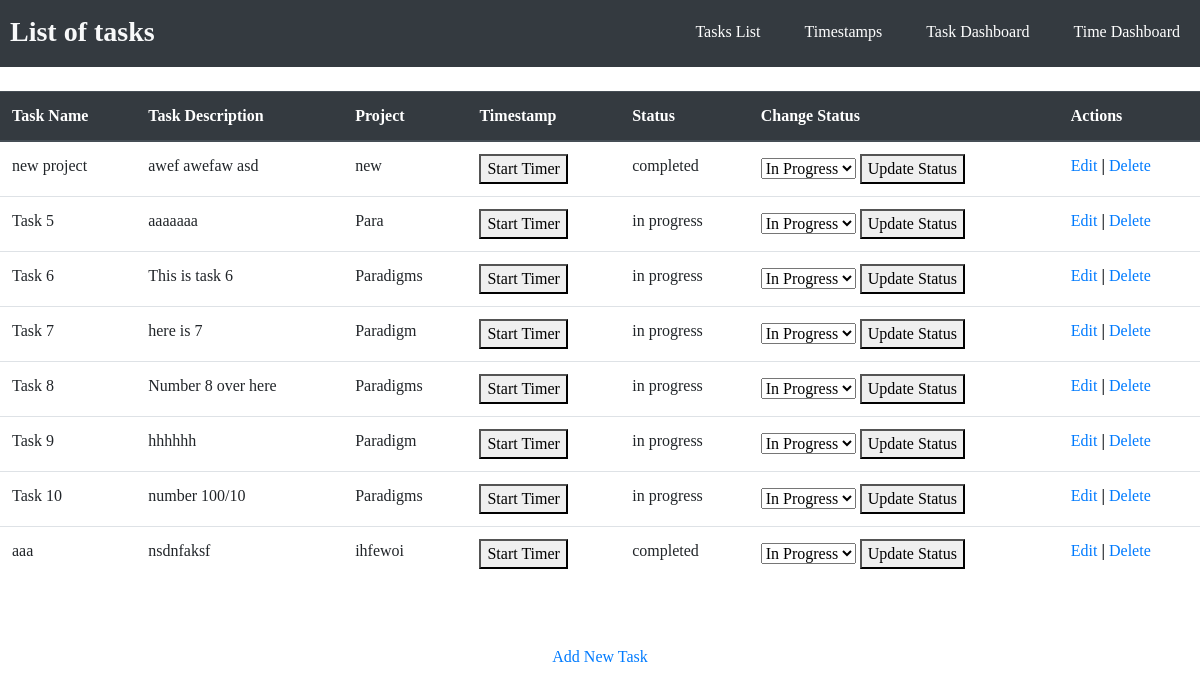
The app's page /show_tasks with its own data.
### tasks/models.py (models this page shows)
class Task(models.Model):
    task_name = models.CharField(max_length=100)
    task_description = models.TextField()
    timer_state = models.CharField(max_length=11, choices=TIMER_STATE, default='Start Timer') #Used to determine if the task should be tracking time to create a timestamp
    begin_time = models.DateTimeField(blank=True, null=True) #Needed to record start time of timestamps.
    project = models.CharField(max_length=100)
    status = models.CharField(max_length=11, choices=STATUSES, default='in progress')
    class Meta:
        db_table = "tasks"

### tasks/views.py (the view)
# urls.py: path('show_tasks', views.show_tasks),
def show_tasks(request):
    tasks = Task.objects.all()
    return render(request, "show_tasks.html", {'tasks':tasks})

### tasks/templates/show_tasks.html (shortened to what this page needs)
<!DOCTYPE html>
<head>
	<link rel="stylesheet" href="https://stackpath.bootstrapcdn.com/bootstrap/4.3.1/css/bootstrap.min.css">
</head>
<body>
<header>
	<div class="container_h">
		<h3 class="logo"><b>List of tasks</b></h3>
		<nav>
			<ul>
				<li><a href="/show_tasks">Tasks List</a></li>
				<li><a href="/show_timestamps">Timestamps</a></li>
				<li><a href="/show_task_dashboard">Task Dashboard</a></li>
				<li><a href="/show_time_dashboard">Time Dashboard</a></li>
			</ul>
		</nav>
	</div>
</header>
<br>
<table class="table">
    <thead class="thead-dark">
    <tr>
        <th>Task Name</th>
        <th>Task Description</th>
		<th>Project</th>
        <th>Timestamp</th>
        <th>Status</th>
		<th>Change Status</th>
        <th>Actions</th>
    </tr>
    </thead>
    <tbody>
{% for task in tasks %}
    <tr>
        <td>{{ task.task_name }}</td>
        <td>{{ task.task_description }}</td>
        <td>{{ task.project }}</td>
		<td>
			<form method="POST" action="/timestamp/{{task.id}}">
				<button type="submit">{{ task.timer_state }}</button>
			</form>
		</td>
        <td>{{ task.status }}</td>
		<td>
			<form method="POST" action="/status/{{task.id}}">
				<select id="id_status" name="status">
					<option value="in progress">In Progress</option>
				</select>
				<button type="submit">Update Status</button>
			</form>
		</td>
        <td>
            <a href="/edit_task/{{ task.id }}">Edit</a>
			<b> | </b>
            <a href="/delete_task/{{ task.id }}">Delete</a>
        </td>
    </tr>
{% endfor %}
    </tbody>
</table>
<br>
<br>
<center><a href="/add_task">Add New Task</a></center>
</body>
</html>

### tasks/templates/show_tasks.html (style rules this page uses)
html * { font-family: Verdana !important; }
header { background: #343a40; }
header::after { content: ''; display: table; clear: both; }
.logo { float: left; padding-top: 15px; margin-left: 10px; padding-bottom: 10px; border: none; }
nav { float: right; }
nav ul { margin: 0; padding: 0; list-style: none; }
nav li { color: #ffffff; display: inline-block; margin-left: 20px; margin-right: 20px; padding-top: 20px; position: relative; }
nav a { color: #ffffff; }
nav a::before { content: ''; display: block; height: 5px; background-color: #444; position: absolute; top: 0; width: 0%; transition: all ease-in-out 250ms; }
h3 { color: #f8f9fa; }

### records on screen
Task: task_name "new project", task_description "awef awefaw asd", project "new", timer_state "Start Timer", status "completed"
Task: task_name "Task 5", task_description "aaaaaaa", project "Para", timer_state "Start Timer", status "in progress"
Task: task_name "Task 6", task_description "This is task 6", project "Paradigms", timer_state "Start Timer", status "in progress"
Task: task_name "Task 7", task_description "here is 7", project "Paradigm", timer_state "Start Timer", status "in progress"
Task: task_name "Task 8", task_description "Number 8 over here", project "Paradigms", timer_state "Start Timer", status "in progress"
Task: task_name "Task 9", task_description "hhhhhh", project "Paradigm", timer_state "Start Timer", status "in progress"
Task: task_name "Task 10", task_description "number 100/10", project "Paradigms", timer_state "Start Timer", status "in progress"
Task: task_name "aaa", task_description "nsdnfaksf", project "ihfewoi", timer_state "Start Timer", status "completed"
